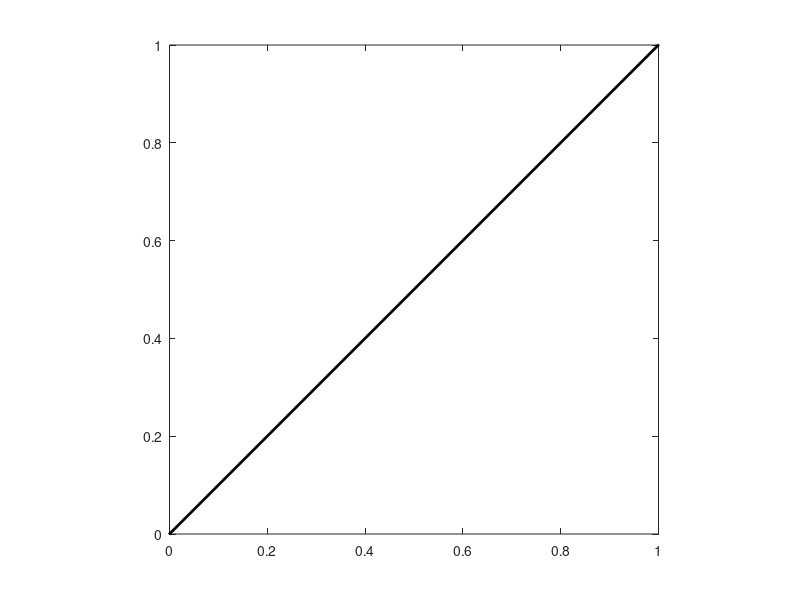

Write the MATLAB code that produced this figure.
function p = scatterplot(varargin)

colours = ...
[228,26,28 ; ...
    55,126,184; ...
    77,175,74; ...
    152,78,163; ...
    255,127,0; ...
    255,255,51; ...
    166,86,40; ...
    ]/255;

symbols = 'xo+*sqdv^>ph';

p = [];
n = 0;
for ii = 1:2:length(varargin)
    n = n +1;
    p(n) = plot(varargin{ii}, varargin{ii+1}, symbols(n), 'color', colours(n,:), 'markersize', 8);
    hold on;
end

xl = xlim;
yl = ylim;

l = [min(xl(1), yl(1)) max(xl(2), yl(2))];

plot([l(1)-1000 l(2)+1000], [l(1)-1000 l(2)+1000], 'k-', 'linewidth', 2);
xlim(xl);
ylim(yl);
hold off;

xlim(l);
ylim(l);

axis square;
